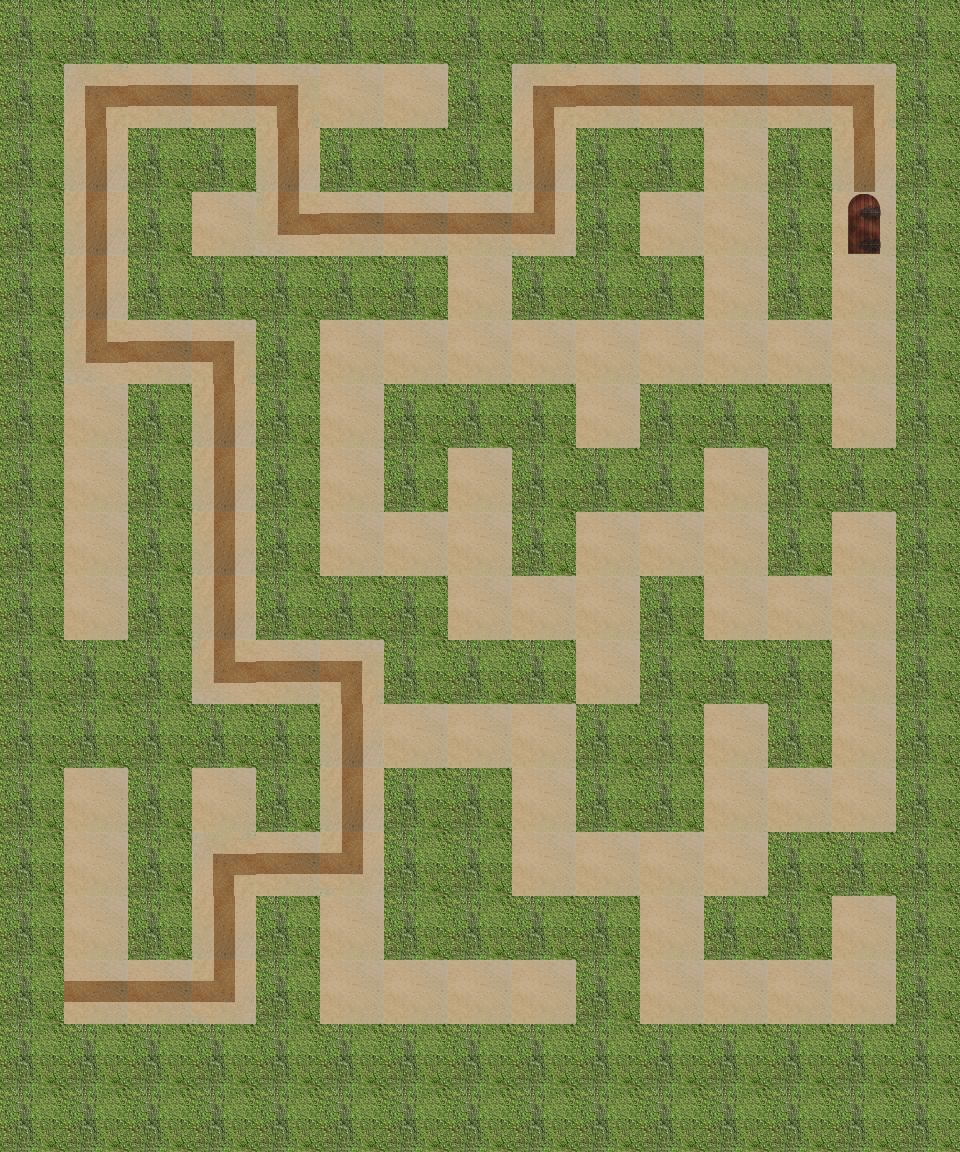

The image is a tile-based game level rendered from a .tmx file. Its description and source (layers, tilesets, objects; grid data summarised) follow:
An orthogonal 15x18 tile map with 64x64 px tiles, 4 tile layers (path, wall, hint, end), 1 hidden layer not drawn.

<map version="1.0" orientation="orthogonal" renderorder="right-down" width="15" height="18" tilewidth="64" tileheight="64">
 <properties>
  <property name="bestTimePossible" value="12.72" />
  <property name="viewSize" value="5" />
 </properties>
 <tileset firstgid="1" name="sandbush" tilewidth="64" tileheight="64">
  <image source="sandbush.png" width="256" height="192" />
 </tileset>
 <layer name="path" width="15" height="18">
  <data>[270 cells, 112 non-empty, 1 distinct tile ids]</data>
 </layer>
 <layer name="wall" width="15" height="18">
  <data>[270 cells, 158 non-empty, 1 distinct tile ids]</data>
 </layer>
 <layer name="hint" width="15" height="18">
  <data>[270 cells, 40 non-empty, 6 distinct tile ids]</data>
 </layer>
 <layer name="start" width="15" height="18" visible="0">
  <data>[270 cells, 1 non-empty, 1 distinct tile ids]</data>
 </layer>
 <layer name="end" width="15" height="18">
  <data>[270 cells, 1 non-empty, 1 distinct tile ids]</data>
 </layer>
</map>
